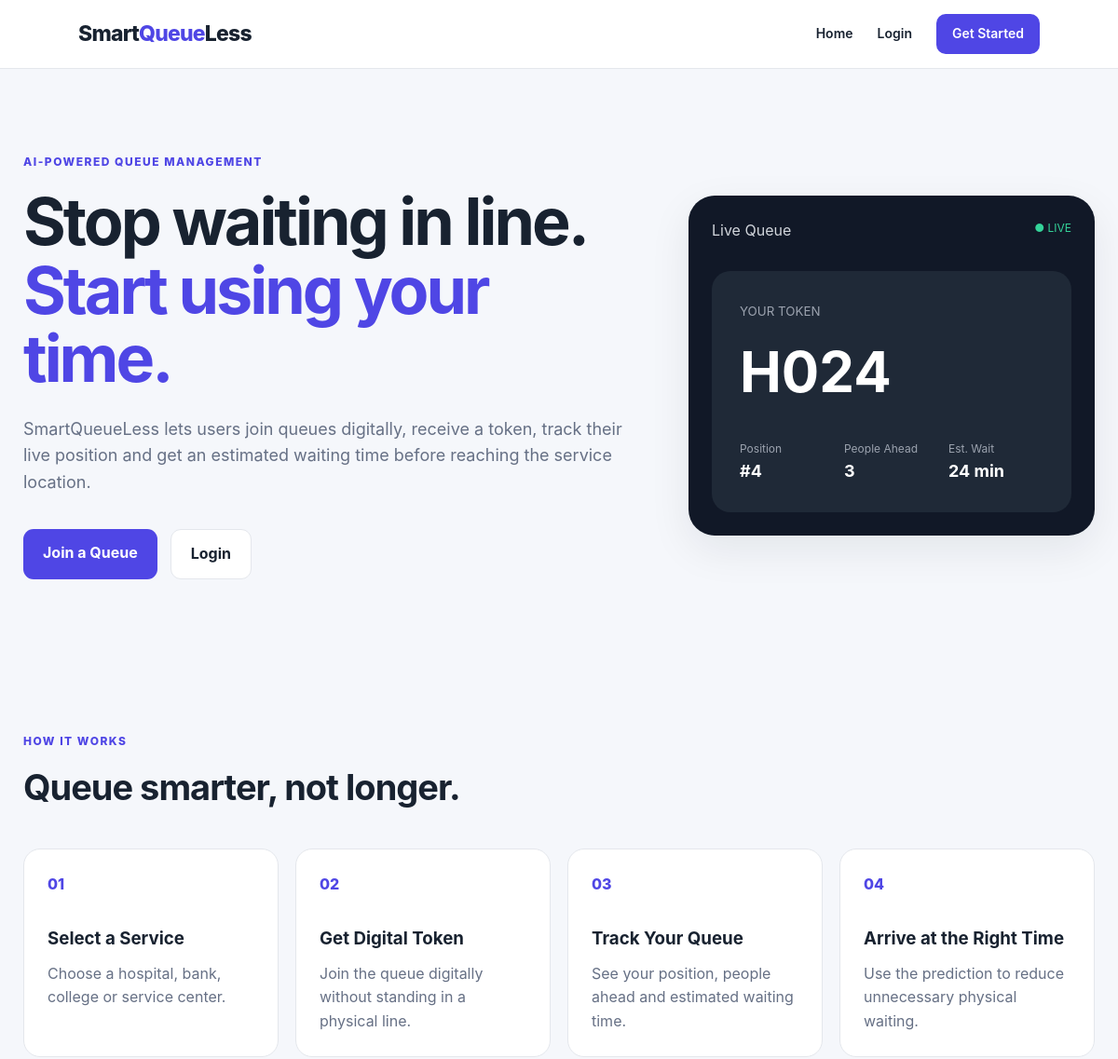
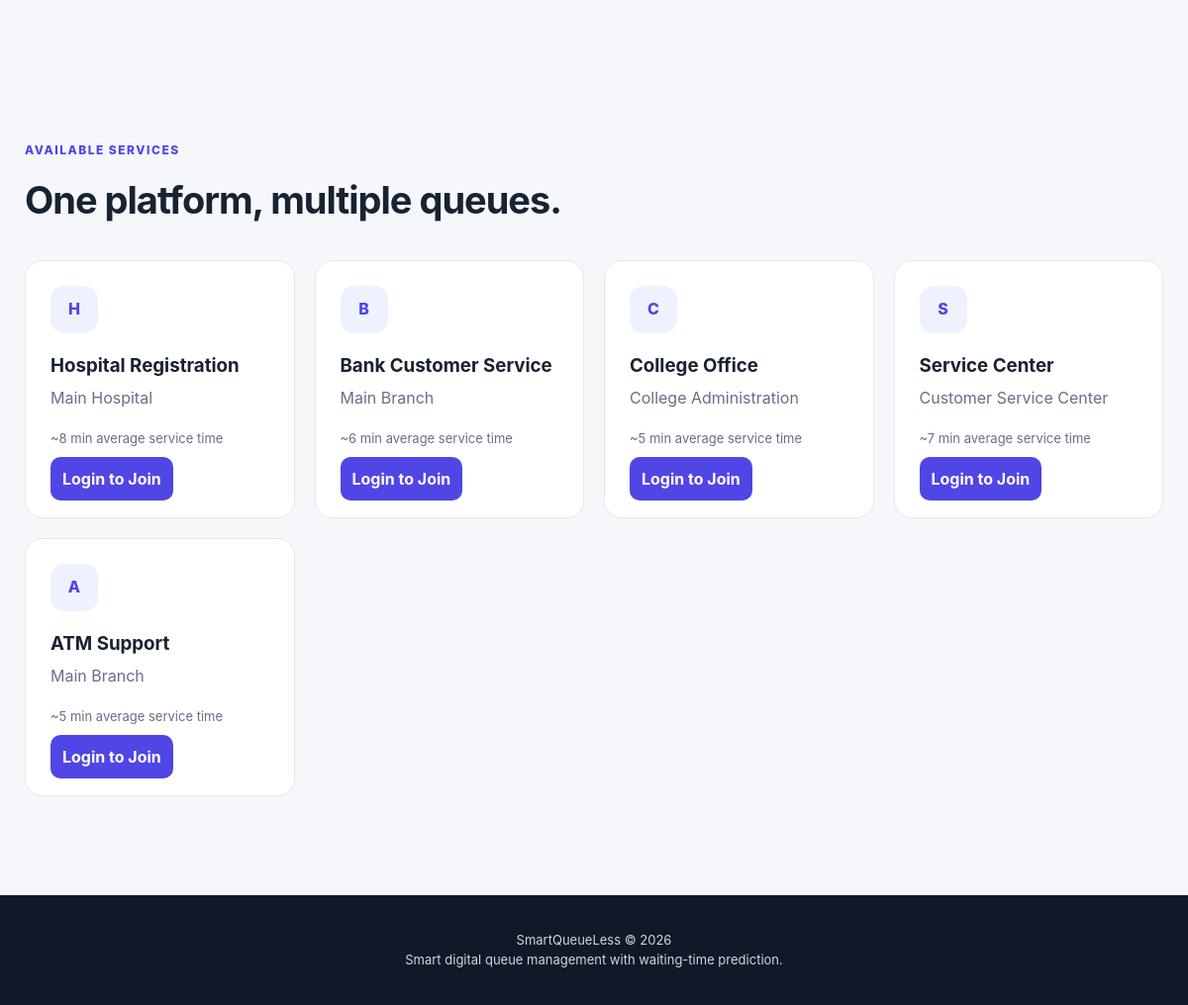
The page / on the database its author committed (2 pictures, top to bottom).
### app.py (models this page shows)
class Service(db.Model):
    id = db.Column(db.Integer, primary_key=True)
    name = db.Column(db.String(100), nullable=False)
    location = db.Column(db.String(150), nullable=False)
    prefix = db.Column(db.String(10), nullable=False)
    average_service_time = db.Column(db.Float, default=5.0)
    active = db.Column(db.Boolean, default=True)
    tokens = db.relationship(
        "Token",
        backref="service",
        lazy=True,
        cascade="all, delete-orphan"
    )

### app.py (the view)
@app.route("/")
def index():
    services = Service.query.filter_by(active=True).all()
    return render_template(
        "index.html",
        services=services
    )

### templates/index.html (shortened to what this page needs)
{% extends "base.html" %}
{% block content %}
<section class="hero">
    <div class="hero-content">
        <div class="badge">
            AI-POWERED QUEUE MANAGEMENT
        </div>
        <h1>
            Stop waiting in line.
            <span>Start using your time.</span>
        </h1>
        <p>
            SmartQueueLess lets users join queues digitally,
            receive a token, track their live position and
            get an estimated waiting time before reaching
            the service location.
        </p>
        <div class="hero-actions">
            {% if current_user.is_authenticated %}
                <a
                    href="{{ url_for('dashboard') }}"
                    class="primary-button"
                >
                    Open Dashboard
                </a>
            {% else %}
                <a
                    href="{{ url_for('register') }}"
                    class="primary-button"
                >
                    Join a Queue
                </a>
                <a
                    href="{{ url_for('login') }}"
                    class="secondary-button"
                >
                    Login
                </a>
            {% endif %}
        </div>
    </div>
    <div class="queue-preview">
        <div class="preview-header">
            <span>Live Queue</span>
            <span class="live-dot">● LIVE</span>
        </div>
        <div class="token-card">
            <small>YOUR TOKEN</small>
            <strong>H024</strong>
            <div class="token-info">
                <div>
                    <span>Position</span>
                    <b>#4</b>
                </div>
                <div>
                    <span>People Ahead</span>
                    <b>3</b>
                </div>
                <div>
                    <span>Est. Wait</span>
                    <b>24 min</b>
                </div>
            </div>
        </div>
    </div>
</section>
<section class="section">
    <div class="section-heading">
        <span class="section-label">
            HOW IT WORKS
        </span>
        <h2>
            Queue smarter, not longer.
        </h2>
    </div>
    <div class="steps">
        <div class="step-card">
            <div class="step-number">
                01
            </div>
            <h3>
                Select a Service
            </h3>
            <p>
                Choose a hospital, bank, college or
                service center.
            </p>
        </div>
        <div class="step-card">
            <div class="step-number">
                02
            </div>
            <h3>
                Get Digital Token
            </h3>
            <p>
                Join the queue digitally without standing
                in a physical line.
            </p>
        </div>
        <div class="step-card">
            <div class="step-number">
                03
            </div>
            <h3>
                Track Your Queue
            </h3>
            <p>
                See your position, people ahead and
                estimated waiting time.
            </p>
        </div>
        <div class="step-card">
            <div class="step-number">
                04
            </div>
            <h3>
                Arrive at the Right Time
            </h3>
            <p>
                Use the prediction to reduce unnecessary
                physical waiting.
            </p>
        </div>
    </div>
</section>
<section class="section services-section">
    <div class="section-heading">
        <span class="section-label">
            AVAILABLE SERVICES
        </span>
        <h2>
            One platform, multiple queues.
        </h2>
    </div>
    <div class="service-grid">
        {% for service in services %}
        <div class="service-card">
            <div class="service-icon">
                {{ service.prefix }}
            </div>
            <h3>
                {{ service.name }}
            </h3>
            <p>
                {{ service.location }}
            </p>
            <div class="service-time">
                ~{{ service.average_service_time|round|int }}
                min average service time
            </div>
            {% if current_user.is_authenticated %}
                <form
                    method="POST"
                    action="{{ url_for('join_queue', service_id=service.id) }}"
                >
                    <button
                        type="submit"
                        class="service-button"
                    >
                        Join Queue
                    </button>
                </form>
            {% else %}
                <a
                    href="{{ url_for('login') }}"
                    class="service-button"
                >
                    Login to Join
                </a>
            {% endif %}
        </div>
        {% endfor %}
    </div>
</section>
{% endblock %}

### templates/base.html (shortened to what this page needs)
<!DOCTYPE html>
<html lang="en">
<head>
    <link
        rel="stylesheet"
        href="{{ url_for('static', filename='css/style.css') }}"
    >
</head>
<body>
<nav class="navbar">
    <a href="{{ url_for('index') }}" class="brand">
        Smart<span>Queue</span>Less
    </a>
    <div class="nav-links">
        <a href="{{ url_for('index') }}">
            Home
        </a>
        {% if current_user.is_authenticated %}
            <a href="{{ url_for('dashboard') }}">
                Dashboard
            </a>
            {% if current_user.role == "admin" %}
                <a href="{{ url_for('admin_dashboard') }}">
                    Admin
                </a>
            {% endif %}
            <a href="{{ url_for('logout') }}">
                Logout
            </a>
        {% else %}
            <a href="{{ url_for('login') }}">
                Login
            </a>
            <a
                href="{{ url_for('register') }}"
                class="nav-button"
            >
                Get Started
            </a>
        {% endif %}
    </div>
</nav>
<main>
    {% block content %}{% endblock %}
</main>
<footer>
    <p>
        SmartQueueLess © 2026
    </p>
    <p>
        Smart digital queue management with waiting-time prediction.
    </p>
</footer>
</body>
</html>

### static/css/style.css (style rules this page uses)
* { margin: 0; padding: 0; box-sizing: border-box; }
:root { --background: #f5f7fb; --surface: #ffffff; --text: #182230; --muted: #667085; --border: #e4e7ec; --primary: #4f46e5; --primary-dark: #3730a3; --success: #087443; --danger: #b42318; --shadow: 0 15px 45px rgba(16, 24, 40, 0.08); }
body { font-family: Inter, Arial, Helvetica, sans-serif; background: var(--background); color: var(--text); line-height: 1.6; }
a { text-decoration: none; color: inherit; }
.navbar { height: 74px; padding: 0 7%; background: var(--surface); border-bottom: 1px solid var(--border); display: flex; align-items: center; justify-content: space-between; }
.brand { font-size: 23px; font-weight: 800; letter-spacing: -0.8px; }
.brand span { color: var(--primary); }
.nav-links { display: flex; align-items: center; gap: 26px; font-size: 14px; font-weight: 600; }
.nav-button { padding: 10px 17px; border-radius: 10px; background: var(--primary); color: white !important; }
.hero { max-width: 1200px; margin: auto; padding: 90px 25px; display: grid; grid-template-columns: 1.2fr 0.8fr; gap: 60px; align-items: center; }
.badge, .section-label { color: var(--primary); font-size: 12px; font-weight: 800; letter-spacing: 1.5px; }
.hero h1 { margin-top: 18px; font-size: clamp(42px, 6vw, 70px); line-height: 1.05; letter-spacing: -3px; }
.hero h1 span { color: var(--primary); }
.hero p { max-width: 650px; margin-top: 25px; color: var(--muted); font-size: 18px; }
.hero-actions { margin-top: 35px; display: flex; gap: 14px; }
.primary-button, .secondary-button { border-radius: 11px; padding: 13px 21px; font-weight: 700; display: inline-block; border: none; transition: background 0.2s ease, transform 0.1s ease; }
.primary-button { background: var(--primary); color: white; }
.secondary-button { background: white; border: 1px solid var(--border); }
.queue-preview { background: #111827; color: white; border-radius: 28px; padding: 25px; box-shadow: var(--shadow); }
.preview-header { display: flex; justify-content: space-between; color: #d1d5db; }
.live-dot { color: #34d399; font-size: 12px; }
.token-card { margin-top: 30px; padding: 30px; border-radius: 20px; background: #1f2937; }
.token-card small { color: #9ca3af; }
.token-card strong { display: block; font-size: 60px; margin: 5px 0 25px; }
.token-info { display: grid; grid-template-columns: repeat(3, 1fr); gap: 10px; }
.token-info span, .queue-stat span { display: block; color: var(--muted); font-size: 12px; }
.token-info span { color: #9ca3af; }
.token-info b { font-size: 18px; }
.section { max-width: 1200px; margin: auto; padding: 70px 25px; }
.section-heading h2 { margin-top: 8px; font-size: 38px; letter-spacing: -1px; }
.steps { margin-top: 35px; display: grid; grid-template-columns: repeat(4, 1fr); gap: 18px; }
.step-card, .service-card, .auth-card, .empty-state { background: white; border: 1px solid var(--border); border-radius: 18px; padding: 25px; }
.step-number { color: var(--primary); font-weight: 800; margin-bottom: 30px; }
.step-card h3 { margin-bottom: 10px; }
.step-card p, .service-card p { color: var(--muted); }
.services-section { padding-bottom: 100px; }
.service-grid { margin-top: 30px; display: grid; grid-template-columns: repeat(4, 1fr); gap: 20px; }
.service-card { transition: 0.2s; }
.service-icon { width: 48px; height: 48px; border-radius: 14px; background: #eef2ff; color: var(--primary); display: grid; place-items: center; font-weight: 800; margin-bottom: 18px; }
.service-card h3 { margin-bottom: 5px; }
.service-time { margin: 18px 0; font-size: 13px; color: var(--muted); }
.service-button { width: 100%; border: none; border-radius: 10px; padding: 12px; background: var(--primary); color: white; font-weight: 700; }
footer { background: #111827; color: #d1d5db; padding: 35px; text-align: center; font-size: 13px; }

### rows shown on the page
Service: prefix "H", name "Hospital Registration", location "Main Hospital", average_service_time "8"
Service: prefix "B", name "Bank Customer Service", location "Main Branch", average_service_time "6"
Service: prefix "C", name "College Office", location "College Administration", average_service_time "5"
Service: prefix "S", name "Service Center", location "Customer Service Center", average_service_time "7"
Service: prefix "A", name "ATM Support", location "Main Branch", average_service_time "5"
